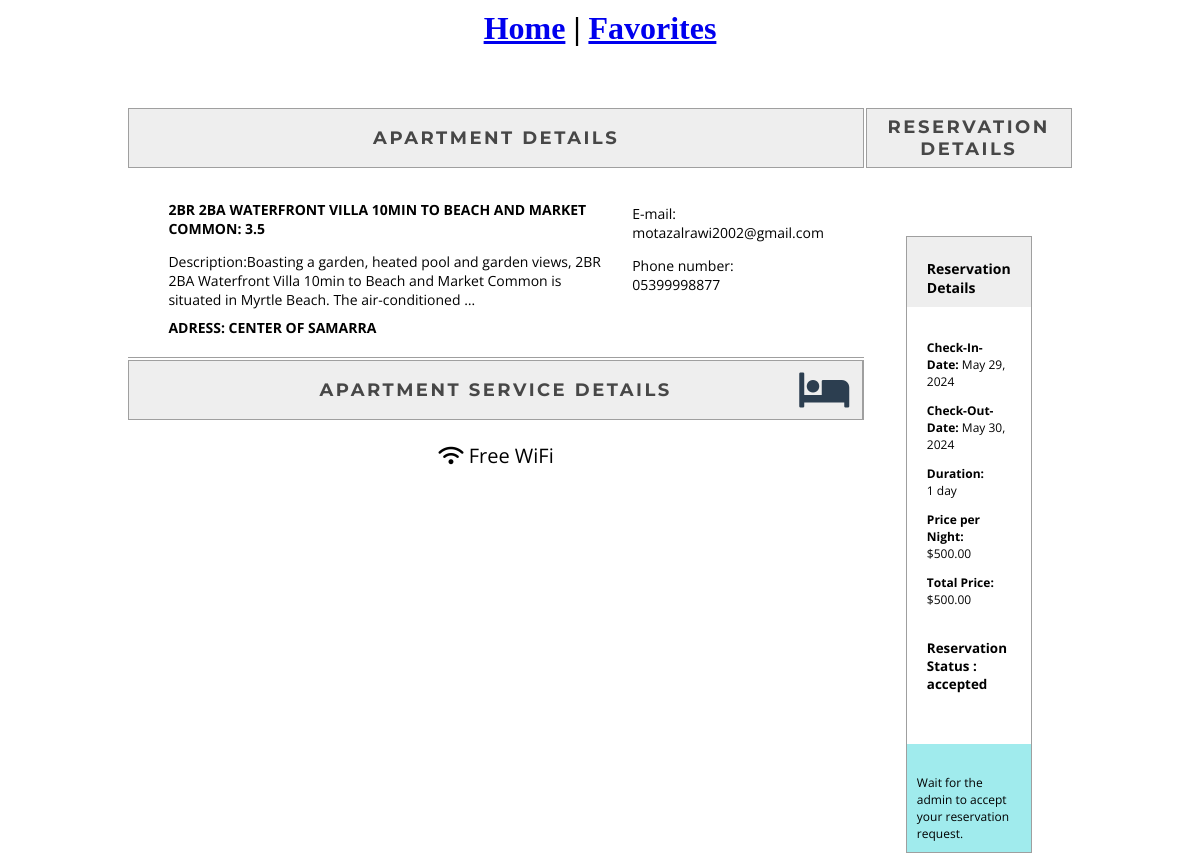
The page /res/res-details/8 (signed in) on the database as committed earlier.
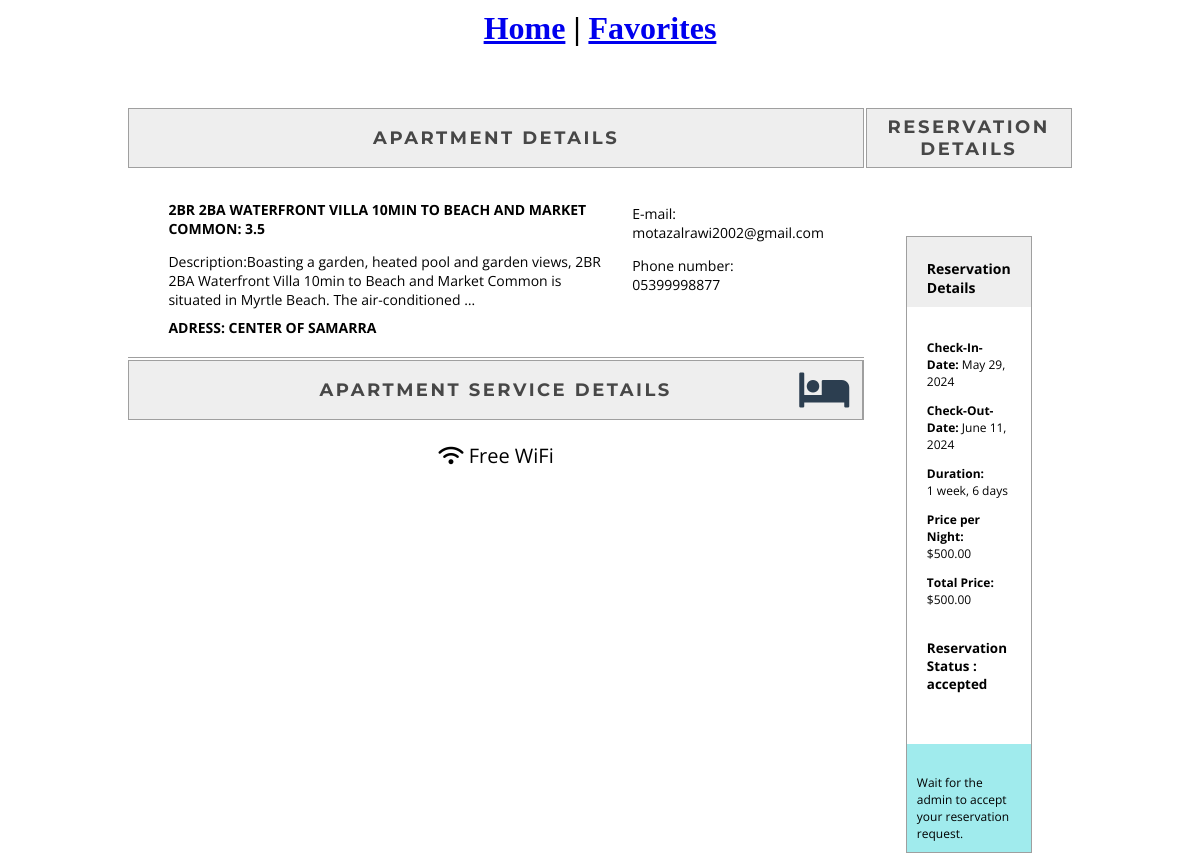
The same page on the database as committed later.
### reservations/models.py (models this page shows, shortened)
class Reservation(models.Model):
    user = models.ForeignKey(settings.AUTH_USER_MODEL, null=True, blank=True, on_delete=models.CASCADE)
    apartment = models.ForeignKey(Apartment, on_delete=models.CASCADE)
    check_in_date = models.DateField()
    check_out_date = models.DateField()
    total_price = models.DecimalField(max_digits=10, decimal_places=2)
    reservation_status = models.ForeignKey(ReservationStatus, on_delete=models.CASCADE,default=1)

class ReservationStatus(models.Model):
    status_name = models.CharField(max_length=100, unique=True)
    def __str__(self):
        return self.status_name

### apartments/models.py (models this page shows)
class Apartment(models.Model):
    category = models.ForeignKey(Category, on_delete=models.CASCADE)
    country=models.ForeignKey(Country,on_delete=models.SET_NULL,null=True,blank=True)
    city = models.ForeignKey(City, on_delete=models.CASCADE,null=True)
    actual_address=models.CharField(max_length=255,null=True)
    maps_link=models.CharField(max_length=255,null=True)
    apt_name = models.CharField(max_length=255)
    description = models.TextField()
    cover_image=models.ImageField(upload_to='covers/',null=True)
    district = models.CharField(max_length=30,null=True)
    is_active = models.BooleanField(default=True)
    is_booked = models.BooleanField(default=False)
    rooms = models.IntegerField(null=True)
    beds = models.IntegerField(null=True)
    bath_rooms = models.IntegerField(null=True)
    wifi = models.BooleanField(default=False)
    tv = models.BooleanField(default=False)
    price_per_night = models.DecimalField(max_digits=10, decimal_places=2)
    user = models.ForeignKey(settings.AUTH_USER_MODEL, null=True, blank=True, on_delete=models.CASCADE)
    created_at = models.DateTimeField(auto_now_add=True,null=True)
    updated_at = models.DateTimeField(auto_now=True,null=True)
    def average_rating(self) -> float:
        return Comment.objects.filter(apartment=self).aggregate(Avg("star_rating"))["star_rating__avg"] or 0
    def __str__(self):
        return f"{self.apt_name}: {self.average_rating()}"

### accounts/models.py (models this page shows)
class CustomUser(AbstractUser):
    username = None
    email = models.EmailField(unique=True)
    phone_number = models.CharField(max_length=11 , unique=True)
    objects = CustomUserManager()
    USERNAME_FIELD = "email"
    REQUIRED_FIELDS = []  # Remove 'email' from REQUIRED_FIELDS

### reservations/views.py (the view)
# urls.py: path("res-details/<int:pk>", ReservationDetailView.as_view(), name='detail-reserv'),
class ReservationDetailView(LoginRequiredMixin, DetailView):
    model = Reservation
    template_name = "reservations/res_detail.html"
    context_object_name = "reservation"
    def get_queryset(self):
        reservations = Reservation.objects.filter(user=self.request.user)
        return reservations
    def get(self, request, *args, **kwargs):
        queryset = self.get_queryset()
        if queryset.exists():
            return super().get(request, *args, **kwargs)
        else:
            return HttpResponseRedirect(reverse('error-url'))

### templates/reservations/res_detail.html (shortened to what the changed rows need)
{% load static %}
<link rel="stylesheet" href="{% static 'css/resdetailpage.css' %}" />
<link href="https://cdnjs.cloudflare.com/ajax/libs/font-awesome/6.0.0-beta3/css/all.min.css" rel="stylesheet"/>
<div style="text-align:center;margin-top:10px">
    <h1 ><a href="/">Home</a> | <a href="/favorites/">Favorites</a></h1>
</div>
{% if reservation %}
      <div class="container">
        <div class="row">
            <table class="table table-bordered details-table">
                <tr>
                    <th>
                        Apartment Details
                    </th>
                    <th>
                        Reservation Details
                    </th>
                </tr>
                <tr>
                    <td class="agency-details-td">
                        <div class="row" style='display: flex;justify-content: space-around;'>
                            <div class="col-6">
                                <h1>{{ reservation.apartment }}</h1>
                                <p>Description:{{ reservation.apartment.description|truncatewords:25 }}</p>
                                <h1>Adress: {{ reservation.apartment.actual_address }}</h1>
                            </div>
                            <div class="col-6" style="justify-content: space-around;margin-left:15px">
                                <p>E-mail: {{ reservation.apartment.user.email }}</p>
                                <p>Phone number: {{ reservation.apartment.user.phone_number }}</p>
                            </div>
                        </div>
                    </td>
                    <td rowspan="3" class="passenger-details-td">
                        <div class="row">
                            <div class="col-12">
                                <div class="passenger-detail">
                                    <div class="passenger-detail-wrapper">
                                        <div class="room-detail">
                                            <div class="room-title">
                                                <h2>Reservation Details</h2>
                                            </div>
                                            <div class="passenger-data d-flex " >
                                                <div class="passenger-details">
                                                    <p><strong>Check-In-Date:</strong> {{reservation.check_in_date}}</p>
                                                    <p><strong>Check-Out-Date:</strong> {{reservation.check_out_date}}</p>
                                                    <p><strong>Duration:</strong> {{reservation.check_in_date|timesince:reservation.check_out_date}}</p>
                                                    <p><strong>Price per Night:</strong> ${{reservation.apartment.price_per_night}}</p>
                                                    <p><strong>Total Price:</strong> ${{reservation.total_price}}</p>
                                                </div>
                                                <div class="reservation-status">
                                                    <h6>Reservation Status : <strong>{{ reservation.reservation_status }}</strong></h6>
                                                </div>
                                            </div>
                                        </div>
                                        <div class="passenger-text">
                                            <p>Wait for the admin to accept your reservation request.</p>
                                        </div>
                                    </div>
                                </div>
                            </div>
                        </div>
                    </td>
                </tr>
                <tr>
                    <th class="hotel-serivce-th">
                        Apartment Service Details
                        <i class="fa fa-bed" aria-hidden="true"></i>
                    </th>
                </tr>
                <tr>
                    <td class="hotel-service-td">
                            <div class="row mt-4" style='display: flex;justify-content: space-around;'>
                                {% if reservation.apartment.wifi %}
                                <div class="col-md-6">
                                    <div class="service">
                                        <i class="service-icon fas fa-wifi"></i>
                                        <span>Free WiFi</span>
                                    </div>
                                </div>
                                {% endif %}
                            </div>
                    </td>
                </tr>
            </table>
        </div>
    </div>
{% else %}
                    <script>
                        window.location.href = "some-thing-wrong";
                    </script>
{% endif %}

Rows that differ between the two databases and show on the page:
changed Reservation "2BR 2BA WATERFRONT VILLA 10MIN TO BEACH AND MARKET COMMON: 3.5": check_out_date "May 30, 2024" → "June 11, 2024"; check_in_date "1 day" → "1 week, 6 days"
